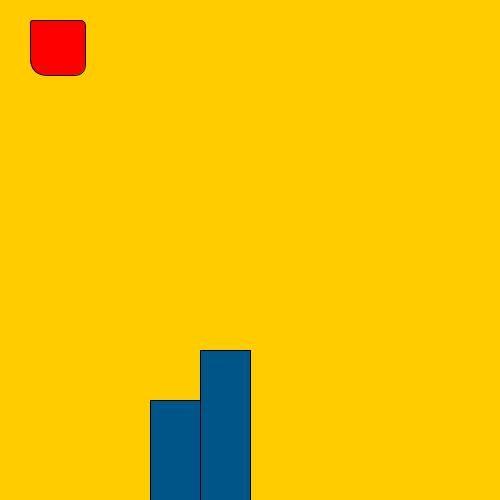
Frame 1 (no input)
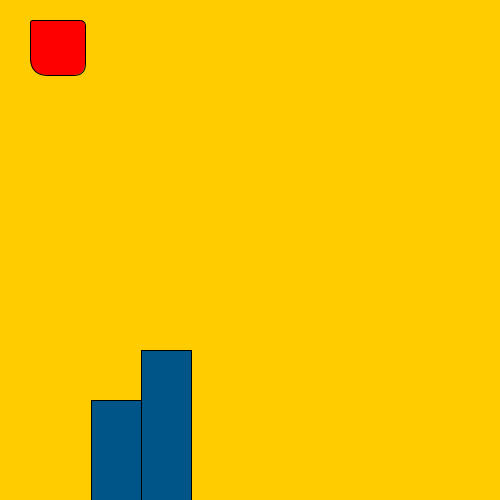
Frame 60 (the mouse pressed at the canvas centre just before this capture)
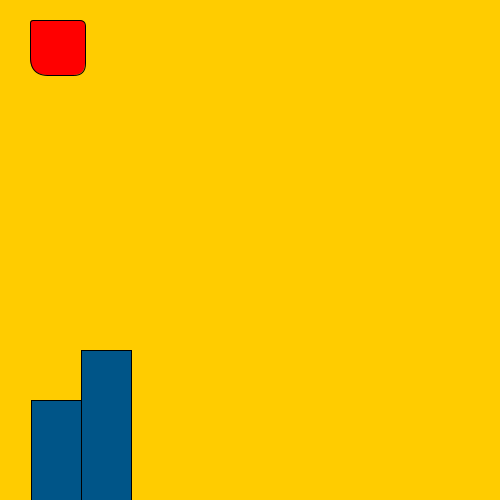
Frame 120 (the mouse held since frame 60 and released just before this capture)

The Processing sketch that drew these frames (run headless with seeded random() and noise(); from frame 60 on, the mouse is pressed at the canvas centre):

// Processing sketch: sideScroller
// ── sideScroller.pde
final int gridSize = 50; // final is a permanent value 
int halfScreen;
int[] scenery = new int[200];
 
int currentPosition;
int scrollPosition = gridSize;
 
void setup()
{
  size(500,500); // creates dimesions
  for (int i = 0; i < scenery.length; i++){
    if (random(1) > 0.85){
      scenery[i] = int(random(height / gridSize));
    }
  }
  // Half screen in terms of grid size
  halfScreen = currentPosition = width / gridSize / 2;
}
 
void draw() // static void main-ish 
{
  background(255, 204, 0);
  fill(#005588);
  for (int i = currentPosition - halfScreen, j = 0; i < currentPosition + halfScreen; i++, j++)
  {
    if (scenery[i] > 0)
    {
      rect(scrollPosition + j * gridSize, height - scenery[i] * gridSize, 
          gridSize, height);
    }
  }
  fill(255,0,0);
  rect(30, 20, 55, 55, 3, 6, 12, 18); // Character!
 
  scrollPosition = scrollPosition - 1;
  if (scrollPosition == 0)
  {
    currentPosition++;
    scrollPosition = gridSize;
    if (currentPosition == scenery.length - halfScreen)
      exit(); // End
  }
}
